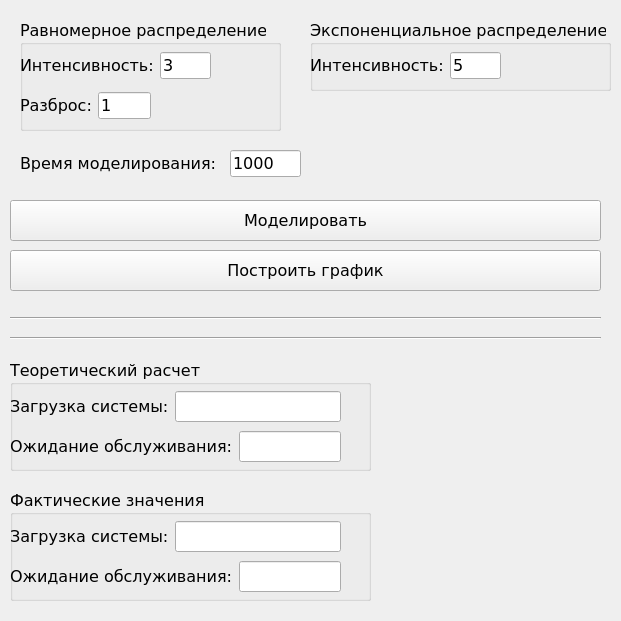
<?xml version="1.0" encoding="UTF-8"?>
<ui version="4.0">
 <class>Form</class>
 <widget class="QWidget" name="Form">
  <property name="geometry">
   <rect>
    <x>0</x>
    <y>0</y>
    <width>621</width>
    <height>621</height>
   </rect>
  </property>
  <property name="sizePolicy">
   <sizepolicy hsizetype="Fixed" vsizetype="Fixed">
    <horstretch>0</horstretch>
    <verstretch>0</verstretch>
   </sizepolicy>
  </property>
  <property name="font">
   <font>
    <family>Monaco</family>
    <pointsize>14</pointsize>
   </font>
  </property>
  <property name="windowTitle">
   <string>Лабораторная работа №1</string>
  </property>
  <widget class="QPushButton" name="modelButton">
   <property name="geometry">
    <rect>
     <x>10</x>
     <y>200</y>
     <width>591</width>
     <height>41</height>
    </rect>
   </property>
   <property name="font">
    <font>
     <family>DejaVu Sans</family>
     <pointsize>12</pointsize>
    </font>
   </property>
   <property name="text">
    <string>Моделировать</string>
   </property>
  </widget>
  <widget class="QPushButton" name="graphButton">
   <property name="geometry">
    <rect>
     <x>10</x>
     <y>250</y>
     <width>591</width>
     <height>41</height>
    </rect>
   </property>
   <property name="font">
    <font>
     <family>DejaVu Sans</family>
     <pointsize>12</pointsize>
    </font>
   </property>
   <property name="text">
    <string>Построить график</string>
   </property>
  </widget>
  <widget class="QGroupBox" name="groupBox_2">
   <property name="geometry">
    <rect>
     <x>20</x>
     <y>20</y>
     <width>261</width>
     <height>111</height>
    </rect>
   </property>
   <property name="font">
    <font>
     <family>DejaVu Sans</family>
     <pointsize>12</pointsize>
    </font>
   </property>
   <property name="title">
    <string>Равномерное распределение</string>
   </property>
   <widget class="QWidget" name="horizontalLayoutWidget">
    <property name="geometry">
     <rect>
      <x>0</x>
      <y>30</y>
      <width>191</width>
      <height>31</height>
     </rect>
    </property>
    <layout class="QHBoxLayout" name="horizontalLayout">
     <item>
      <widget class="QLabel" name="label_a">
       <property name="font">
        <font>
         <family>DejaVu Sans</family>
         <pointsize>12</pointsize>
        </font>
       </property>
       <property name="text">
        <string notr="true">Интенсивность:</string>
       </property>
      </widget>
     </item>
     <item>
      <widget class="QLineEdit" name="line_unif_intencity">
       <property name="font">
        <font>
         <family>DejaVu Sans</family>
         <pointsize>12</pointsize>
        </font>
       </property>
       <property name="text">
        <string>3</string>
       </property>
      </widget>
     </item>
    </layout>
   </widget>
   <widget class="QWidget" name="horizontalLayoutWidget_2">
    <property name="geometry">
     <rect>
      <x>0</x>
      <y>70</y>
      <width>131</width>
      <height>31</height>
     </rect>
    </property>
    <layout class="QHBoxLayout" name="horizontalLayout_2">
     <item>
      <widget class="QLabel" name="label_a_3">
       <property name="font">
        <font>
         <family>DejaVu Sans</family>
         <pointsize>12</pointsize>
        </font>
       </property>
       <property name="text">
        <string notr="true">Разброс:</string>
       </property>
      </widget>
     </item>
     <item>
      <widget class="QLineEdit" name="line_unif_var">
       <property name="font">
        <font>
         <family>DejaVu Sans</family>
         <pointsize>12</pointsize>
        </font>
       </property>
       <property name="text">
        <string>1</string>
       </property>
      </widget>
     </item>
    </layout>
   </widget>
  </widget>
  <widget class="QGroupBox" name="groupBox_6">
   <property name="geometry">
    <rect>
     <x>310</x>
     <y>20</y>
     <width>301</width>
     <height>71</height>
    </rect>
   </property>
   <property name="font">
    <font>
     <family>DejaVu Sans</family>
     <pointsize>12</pointsize>
    </font>
   </property>
   <property name="title">
    <string>Экспоненциальное распределение</string>
   </property>
   <widget class="QWidget" name="horizontalLayoutWidget_3">
    <property name="geometry">
     <rect>
      <x>0</x>
      <y>30</y>
      <width>191</width>
      <height>31</height>
     </rect>
    </property>
    <layout class="QHBoxLayout" name="horizontalLayout_3">
     <item>
      <widget class="QLabel" name="label_a_4">
       <property name="font">
        <font>
         <family>DejaVu Sans</family>
         <pointsize>12</pointsize>
        </font>
       </property>
       <property name="text">
        <string notr="true">Интенсивность:</string>
       </property>
      </widget>
     </item>
     <item>
      <widget class="QLineEdit" name="line_exp_intencity">
       <property name="font">
        <font>
         <family>DejaVu Sans</family>
         <pointsize>12</pointsize>
        </font>
       </property>
       <property name="text">
        <string>5</string>
       </property>
      </widget>
     </item>
    </layout>
   </widget>
  </widget>
  <widget class="Line" name="line_2">
   <property name="geometry">
    <rect>
     <x>10</x>
     <y>310</y>
     <width>591</width>
     <height>16</height>
    </rect>
   </property>
   <property name="orientation">
    <enum>Qt::Horizontal</enum>
   </property>
  </widget>
  <widget class="QLabel" name="label_req_cnt">
   <property name="geometry">
    <rect>
     <x>20</x>
     <y>150</y>
     <width>201</width>
     <height>27</height>
    </rect>
   </property>
   <property name="font">
    <font>
     <family>DejaVu Sans</family>
     <pointsize>12</pointsize>
    </font>
   </property>
   <property name="text">
    <string>Время моделирования:</string>
   </property>
  </widget>
  <widget class="QLineEdit" name="line_edit_time">
   <property name="geometry">
    <rect>
     <x>230</x>
     <y>150</y>
     <width>71</width>
     <height>27</height>
    </rect>
   </property>
   <property name="font">
    <font>
     <family>DejaVu Sans</family>
     <pointsize>12</pointsize>
    </font>
   </property>
   <property name="text">
    <string>1000</string>
   </property>
  </widget>
  <widget class="Line" name="line_3">
   <property name="geometry">
    <rect>
     <x>10</x>
     <y>330</y>
     <width>591</width>
     <height>16</height>
    </rect>
   </property>
   <property name="orientation">
    <enum>Qt::Horizontal</enum>
   </property>
  </widget>
  <widget class="QGroupBox" name="groupBox_3">
   <property name="geometry">
    <rect>
     <x>10</x>
     <y>360</y>
     <width>361</width>
     <height>111</height>
    </rect>
   </property>
   <property name="font">
    <font>
     <family>DejaVu Sans</family>
     <pointsize>12</pointsize>
    </font>
   </property>
   <property name="title">
    <string>Теоретический расчет</string>
   </property>
   <widget class="QWidget" name="horizontalLayoutWidget_4">
    <property name="geometry">
     <rect>
      <x>0</x>
      <y>30</y>
      <width>331</width>
      <height>33</height>
     </rect>
    </property>
    <layout class="QHBoxLayout" name="horizontalLayout_4">
     <item>
      <widget class="QLabel" name="label_a_2">
       <property name="font">
        <font>
         <family>DejaVu Sans</family>
         <pointsize>12</pointsize>
        </font>
       </property>
       <property name="text">
        <string notr="true">Загрузка системы:</string>
       </property>
      </widget>
     </item>
     <item>
      <widget class="QLineEdit" name="line_edit_theor_ro">
       <property name="font">
        <font>
         <family>Monaco</family>
         <pointsize>14</pointsize>
        </font>
       </property>
       <property name="readOnly">
        <bool>true</bool>
       </property>
      </widget>
     </item>
    </layout>
   </widget>
   <widget class="QWidget" name="horizontalLayoutWidget_5">
    <property name="geometry">
     <rect>
      <x>0</x>
      <y>70</y>
      <width>331</width>
      <height>33</height>
     </rect>
    </property>
    <layout class="QHBoxLayout" name="horizontalLayout_5">
     <item>
      <widget class="QLabel" name="label_a_5">
       <property name="font">
        <font>
         <family>DejaVu Sans</family>
         <pointsize>12</pointsize>
        </font>
       </property>
       <property name="text">
        <string notr="true">Ожидание обслуживания:</string>
       </property>
      </widget>
     </item>
     <item>
      <widget class="QLineEdit" name="line_edit_theor_avg_wait_time">
       <property name="font">
        <font>
         <family>Monaco</family>
         <pointsize>14</pointsize>
        </font>
       </property>
       <property name="readOnly">
        <bool>true</bool>
       </property>
      </widget>
     </item>
    </layout>
   </widget>
  </widget>
  <widget class="QGroupBox" name="groupBox_5">
   <property name="geometry">
    <rect>
     <x>10</x>
     <y>490</y>
     <width>361</width>
     <height>111</height>
    </rect>
   </property>
   <property name="font">
    <font>
     <family>DejaVu Sans</family>
     <pointsize>12</pointsize>
    </font>
   </property>
   <property name="title">
    <string>Фактические значения</string>
   </property>
   <widget class="QWidget" name="horizontalLayoutWidget_6">
    <property name="geometry">
     <rect>
      <x>0</x>
      <y>30</y>
      <width>331</width>
      <height>33</height>
     </rect>
    </property>
    <layout class="QHBoxLayout" name="horizontalLayout_6">
     <item>
      <widget class="QLabel" name="label_a_6">
       <property name="font">
        <font>
         <family>DejaVu Sans</family>
         <pointsize>12</pointsize>
        </font>
       </property>
       <property name="text">
        <string notr="true">Загрузка системы:</string>
       </property>
      </widget>
     </item>
     <item>
      <widget class="QLineEdit" name="line_edit_actual_ro">
       <property name="font">
        <font>
         <family>Monaco</family>
         <pointsize>14</pointsize>
        </font>
       </property>
       <property name="readOnly">
        <bool>true</bool>
       </property>
      </widget>
     </item>
    </layout>
   </widget>
   <widget class="QWidget" name="horizontalLayoutWidget_7">
    <property name="geometry">
     <rect>
      <x>0</x>
      <y>70</y>
      <width>331</width>
      <height>33</height>
     </rect>
    </property>
    <layout class="QHBoxLayout" name="horizontalLayout_7">
     <item>
      <widget class="QLabel" name="label_a_7">
       <property name="font">
        <font>
         <family>DejaVu Sans</family>
         <pointsize>12</pointsize>
        </font>
       </property>
       <property name="text">
        <string notr="true">Ожидание обслуживания:</string>
       </property>
      </widget>
     </item>
     <item>
      <widget class="QLineEdit" name="line_edit_actual_avg_wait_time">
       <property name="font">
        <font>
         <family>Monaco</family>
         <pointsize>14</pointsize>
        </font>
       </property>
       <property name="readOnly">
        <bool>true</bool>
       </property>
      </widget>
     </item>
    </layout>
   </widget>
  </widget>
 </widget>
 <resources/>
 <connections/>
</ui>
